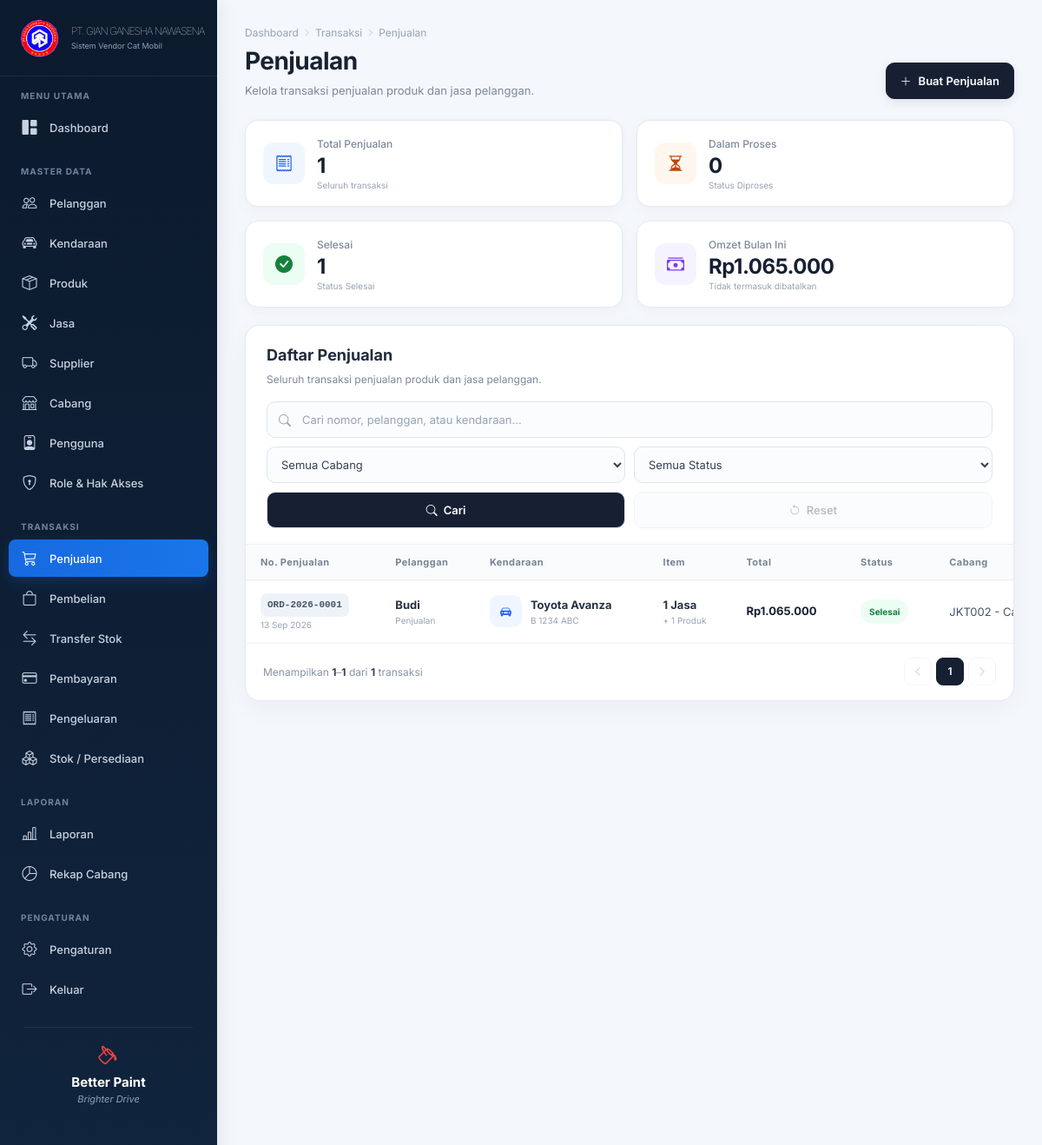
The page /admin/orders/index.php (signed in) on the database its author committed.
### tables this page shows
CREATE TABLE `orders` (
  `id` bigint UNSIGNED NOT NULL,
  `order_number` varchar(50) NOT NULL,
  `cabang_id` bigint UNSIGNED NOT NULL,
  `customer_id` bigint UNSIGNED NOT NULL,
  `vehicle_id` bigint UNSIGNED NOT NULL,
  `order_date` datetime NOT NULL DEFAULT CURRENT_TIMESTAMP,
  `subtotal` decimal(15,2) NOT NULL DEFAULT '0.00',
  `discount` decimal(15,2) NOT NULL DEFAULT '0.00',
  `tax` decimal(15,2) NOT NULL DEFAULT '0.00',
  `grand_total` decimal(15,2) NOT NULL DEFAULT '0.00',
  `status` enum('draft','pending','processing','completed','cancelled') NOT NULL DEFAULT 'draft',
  `created_by` bigint UNSIGNED NOT NULL
);

CREATE TABLE `customers` (
  `id` bigint UNSIGNED NOT NULL,
  `cabang_id` bigint UNSIGNED NOT NULL,
  `name` varchar(100) NOT NULL,
  `customer_type` enum('Penjualan','Produksi') NOT NULL DEFAULT 'Produksi',
  `phone` varchar(30) DEFAULT NULL,
  `email` varchar(150) DEFAULT NULL,
  `address` text,
  `created_at` timestamp NOT NULL DEFAULT CURRENT_TIMESTAMP,
  `status` enum('active','inactive') NOT NULL DEFAULT 'active'
);

CREATE TABLE `vehicles` (
  `id` bigint UNSIGNED NOT NULL,
  `customer_id` bigint UNSIGNED NOT NULL,
  `cabang_id` bigint UNSIGNED NOT NULL,
  `plate_number` varchar(20) NOT NULL,
  `brand` varchar(50) NOT NULL,
  `model` varchar(50) DEFAULT NULL,
  `year` year DEFAULT NULL,
  `color` varchar(50) DEFAULT NULL,
  `vin_number` varchar(50) DEFAULT NULL,
  `note` text,
  `status` enum('active','inactive') NOT NULL DEFAULT 'active'
);

CREATE TABLE `cabangs` (
  `id` bigint UNSIGNED NOT NULL,
  `code` varchar(20) NOT NULL,
  `name` varchar(100) NOT NULL,
  `address` text,
  `phone` varchar(30) DEFAULT NULL,
  `status` enum('active','inactive') NOT NULL DEFAULT 'active'
);

### admin/orders/index.php (the view, shortened to what the rows shown need)
<?php
require_once __DIR__ . '/../../config/config.php';
function h($value): string
{
    return htmlspecialchars((string)$value, ENT_QUOTES, 'UTF-8');
}
function money(float $value): string
{
    return 'Rp' . number_format($value, 0, ',', '.');
}
function order_status_label(string $status): string
{
    return match ($status) {
        'draft' => 'Draft',
        'pending' => 'Menunggu',
        'processing' => 'Diproses',
        'completed' => 'Selesai',
        'cancelled', 'canceled' => 'Dibatalkan',
        default => ucwords(str_replace(['_', '-'], ' ', $status)),
    };
}
function order_status_class(string $status): string
{
    return match ($status) {
        'draft', 'pending' => 'waiting',
        'processing' => 'process',
        'completed' => 'completed',
        'cancelled', 'canceled' => 'cancelled',
        default => 'waiting',
    };
}
$page = max(1, (int)($_GET['page'] ?? 1));
$perPage = 5;
$where = [];
$whereSql = $where ? 'WHERE ' . implode(' AND ', $where) : '';
$offset = ($page - 1) * $perPage;
$listSql = "SELECT
                o.id,
                o.order_number,
                o.cabang_id,
                o.customer_id,
                o.vehicle_id,
                o.order_date,
                o.subtotal,
                o.discount,
                o.tax,
                o.grand_total,
                o.status,
                o.created_by,
                c.name AS customer_name,
                c.customer_type,
                cb.code AS cabang_code,
                cb.name AS cabang_name,
                v.plate_number,
                v.brand AS vehicle_brand,
                v.model AS vehicle_model,
                (
                    SELECT COUNT(*)
                    FROM order_details od
                    WHERE od.order_id = o.id
                ) AS product_count,
                (
                    SELECT COUNT(*)
                    FROM order_services os
                    WHERE os.order_id = o.id
                ) AS service_count
            FROM orders o
            LEFT JOIN customers c ON c.id = o.customer_id
            LEFT JOIN vehicles v ON v.id = o.vehicle_id
            LEFT JOIN cabangs cb ON cb.id = o.cabang_id
            $whereSql
            ORDER BY o.id DESC
            LIMIT :limit OFFSET :offset";
$listStmt = $pdo->prepare($listSql);
$listStmt->bindValue(':limit', $perPage, PDO::PARAM_INT);
$listStmt->bindValue(':offset', $offset, PDO::PARAM_INT);
$listStmt->execute();
$orders = $listStmt->fetchAll();
?>
<!DOCTYPE html>
<html lang="id">
<head>
    <link rel="stylesheet" href="https://cdn.jsdelivr.net/npm/bootstrap-icons@1.11.3/font/bootstrap-icons.min.css">
    <link rel="stylesheet" href="../../assets/css/admin.css?v=20260907">
    <link rel="stylesheet" href="style.css?v=20260912">
</head>
<body class="orders-page">
<main class="main">
    <div class="orders-container">
        <div class="orders-header">
            <div>
                <h1>Penjualan</h1>
            </div>
        </div>
        <section class="orders-card">
            <div class="orders-card-header">
                <div>
                    <h2>Daftar Penjualan</h2>
                </div>
            </div>
            <div class="orders-table-wrap">
                <table class="orders-table">
                    <thead>
                    <tr>
                        <th>No. Penjualan</th>
                        <th>Pelanggan</th>
                        <th>Kendaraan</th>
                        <th>Item</th>
                        <th>Total</th>
                        <th>Status</th>
                        <th>Cabang</th>
                    </tr>
                    </thead>
                    <tbody>
                    <?php if (!$orders): ?>
                        <tr>
                            <td colspan="8">
                                <div class="orders-empty">
                                    <i class="bi bi-receipt-cutoff"></i>
                                    <strong>Data penjualan tidak ditemukan</strong>
                                    <span>Coba ubah kata pencarian atau filter Anda.</span>
                                </div>
                            </td>
                        </tr>
                    <?php else: ?>
                        <?php foreach ($orders as $order): ?>
                            <tr>
                                <td>
                                    <span class="orders-code"><?= h($order['order_number']) ?></span>
                                    <small><?= h(date('d M Y', strtotime($order['order_date']))) ?></small>
                                </td>
                                <td>
                                    <strong><?= h($order['customer_name'] ?: '-') ?></strong>
                                    <small><?= h($order['customer_type'] ?: '-') ?></small>
                                </td>
                                <td>
                                    <div class="orders-vehicle">
                                        <div class="orders-vehicle-icon">
                                            <i class="bi bi-car-front-fill"></i>
                                        </div>
                                        <div>
                                            <strong><?= h(trim(($order['vehicle_brand'] ?? '') . ' ' . ($order['vehicle_model'] ?? ''))) ?></strong>
                                            <small><?= h($order['plate_number'] ?: '-') ?></small>
                                        </div>
                                    </div>
                                </td>
                                <td>
                                    <strong><?= (int)$order['service_count'] ?> Jasa</strong>
                                    <small>+ <?= (int)$order['product_count'] ?> Produk</small>
                                </td>
                                <td>
                                    <strong class="orders-price"><?= h(money((float)$order['grand_total'])) ?></strong>
                                </td>
                                <td>
                                    <?php
                                    $statusClass = order_status_class((string)$order['status']);
                                    ?>
                                    <span class="orders-status <?= $statusClass ?>">
                                        <?= h(order_status_label((string)$order['status'])) ?>
                                    </span>
                                </td>
                                <td><?= h(($order['cabang_code'] ? $order['cabang_code'] . ' - ' : '') . ($order['cabang_name'] ?: '-')) ?></td>
                            </tr>
                        <?php endforeach; ?>
                    <?php endif; ?>
                    </tbody>
                </table>
            </div>
        </section>
    </div>
</main>
</body>
</html>

### rows shown on the page
orders: order_number "ORD-2026-0001", order_date "13 Sep 2026", customers.name "Budi", customers.customer_type "Penjualan", customer.model "Toyota Avanza", customer.plate_number "B 1234 ABC", service_count "1", product_count "1", grand_total "Rp1.065.000", status "Selesai", cabang.name "JKT002 -…"

### other values the page prints
$companyName "PT. GIAN GANESHA NAWASENA"
$companyTagline "Sistem Vendor Cat Mobil"
$totalOrders "1"
$processingOrders "0"
$completedOrders "1"
money($monthlyRevenue) "Rp1.065.000"
$from "1"
$to "1"
$totalFiltered "1"
